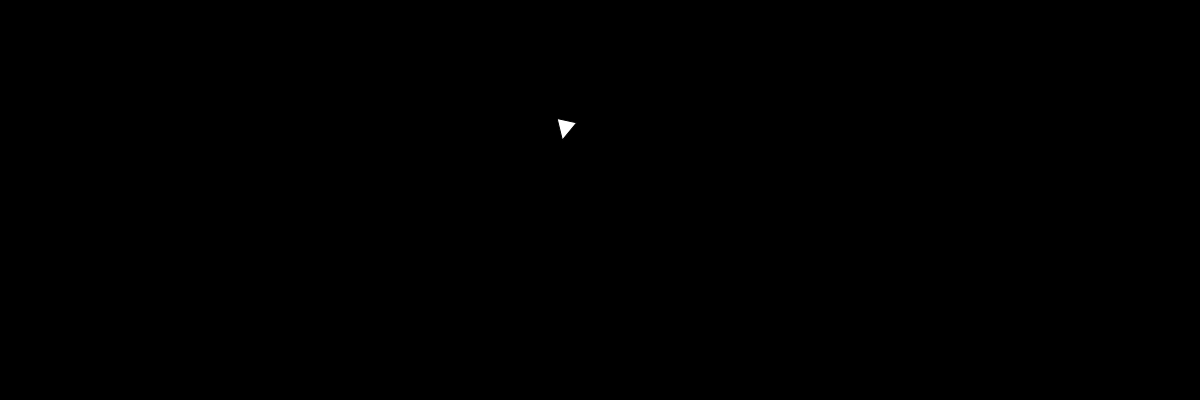
Frame 1 (no input)
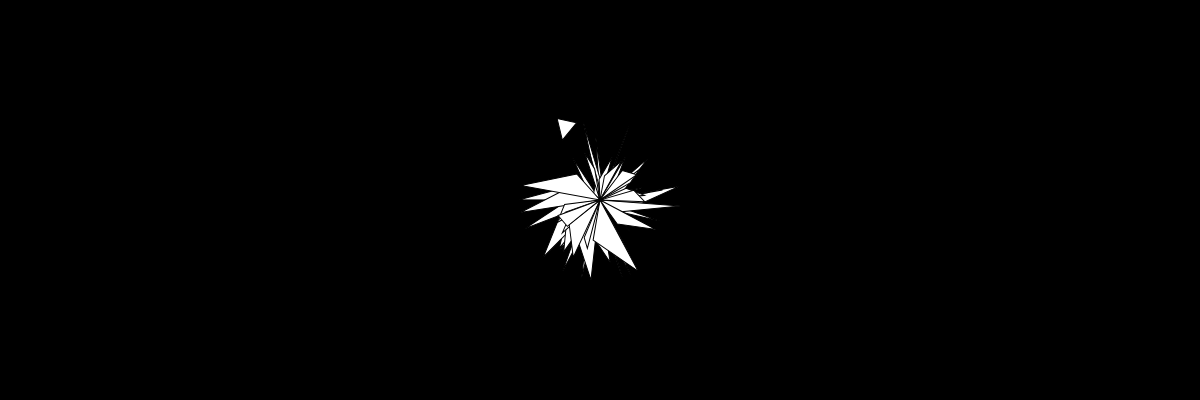
Frame 60 (no input)
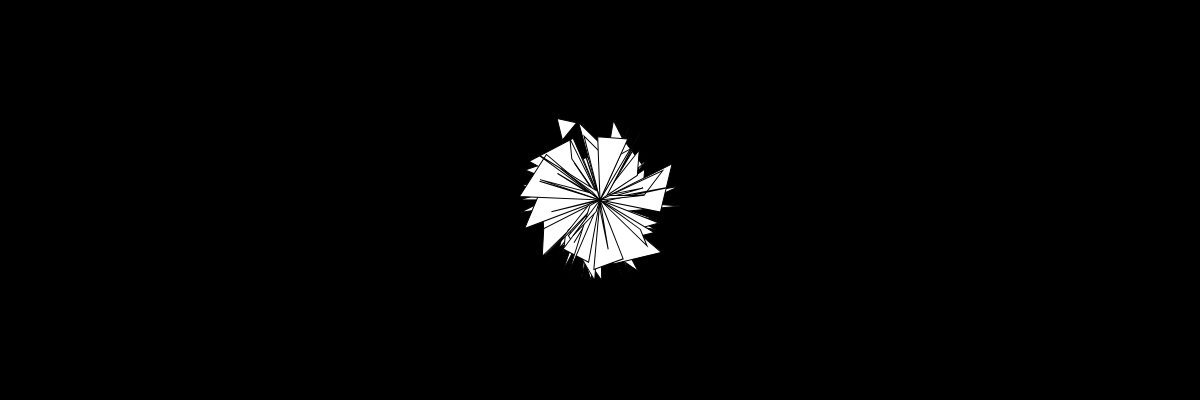
Frame 120 (the mouse pressed at the canvas centre since frame 60)

The p5.js sketch that drew these frames (run headless with seeded random() and noise() and a simulated clock; from frame 60 on, the mouse is pressed at the canvas centre):

// p5.js sketch
// ── sketch.js
//global variables

//Javascript object, my triangle variables
var tri = {
    topX: 50,
    topY: 50,
    rightX: 60,
    rightY: 70,
    leftX: 40,
    leftY: 70
}
// Variable for rotation
var flip

// setup fuction
function setup() {
    createCanvas(windowWidth, 400);
    background(0);
}

//draw function
function draw() {

    //frameRate(5);

    //translate to middle of page
    translate(width * 0.5, height * 0.5 );

    //simple rotation 90 degrees
    flip = 90;

    //animate the rotation
    flip -= random(360);

    //Triangle
    fill(255);
    rotate( radians ( flip ) );
    triangle( tri.topX, tri.topX, tri.rightX, tri.rightY, tri.leftX, tri.leftY);


    // move the triangle pattern from side to side. I really want the whole thing to drift side to side. Can I do that by containing it within another function? Like the translate? Or map?

    
    // Changed placement of triangle parameters, and limited them using math operations
    tri.topX += random();
    tri.topY += random();
    
    tri.topX %= 50;

    tri.leftX /= random( floor(5) );
    tri.leftY /= random( floor(5) );

    tri.rightX *= 3;
    tri.rightY *= 3;

    tri.rightX %= 100;
    tri.rightY %= 50;
}    
